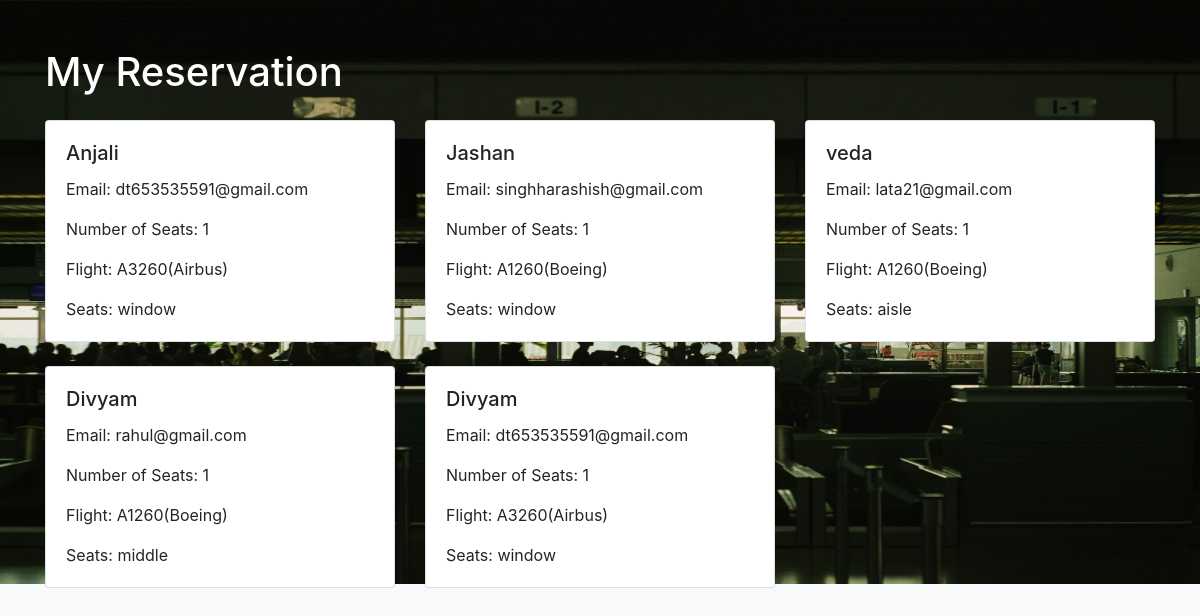
The app's page /ticket (signed in) with its own data.
### airline_management/models.py (models this page shows)
class reserve(models.Model):
    flight_id = models.ForeignKey(table,on_delete=models.CASCADE)
    user_id = models.ForeignKey(User,on_delete=models.CASCADE)
    Passenger_name=models.CharField(max_length=40)
    Email=models.CharField(max_length=40)
    Phone_number=models.CharField(max_length=40)
    Number_pass=models.CharField(max_length=40)
    Seat=models.CharField(max_length=40)
    class Meta:
        db_table = 'reserve_table'

class table(models.Model):
    Flight_name=models.CharField(max_length=40)
    Departure=models.CharField(max_length=40)
    Destination=models.CharField(max_length=40)
    Depart=models.CharField(max_length=40)
    Time=models.CharField(max_length=40)
    class Meta:
        db_table = 'flight_table'

### airline_management/views.py (the view)
# urls.py: path('ticket',views.ticket),
def ticket(request):
    data = reserve.objects.filter(user_id=request.user)
    print(data,':')
    return render(request,'ticket.html',{"data":data})

### template/ticket.html (shortened to what this page needs)
<!DOCTYPE html>
<html lang="en">
<head>
    {% load static %}
    <link href="https://stackpath.bootstrapcdn.com/bootstrap/4.5.2/css/bootstrap.min.css" rel="stylesheet">
    <link rel="stylesheet" href="{% static 'ticket.css' %}">
</head>
<body class="bg-light">
    <div class="container my-5">
        <h1 class="mb-4">My Reservation</h1>
        <div class="row">
            {% for i in data %}
            <div class="col-md-4 mb-4">
                <div class="card">
                    <div class="card-body">
                        <h5 class="card-title">{{ i.Passenger_name }}</h5>
                        <p class="card-text">Email: {{ i.Email }}</p>
                        <p class="card-text">Number of Seats: {{ i.Number_pass }}</p>
                        <p class="card-text">Flight: {{ i.flight_id.Flight_name }}</p>
                        <p class="card-text">Seats: {{ i.Seat }}</p>
                    </div>
                </div>
            </div>
            {% endfor %}
        </div>
    </div>
</body>
</html>

### static/ticket.css (style rules this page uses)
* { margin: 0px; padding: 0px; box-sizing: border-box; }
body { background-image: url(img/ticket.jpg); background-position: center; background-repeat: no-repeat; background-size: 100% 100%; height: 536px; }
h1 { color: white; }

### records on screen
reserve: Passenger_name "Anjali", Email "dt653535591@gmail.com", Number_pass "1", flight_id.Flight_name "A3260(Airbus)", Seat "window"
reserve: Passenger_name "Jashan", Email "singhharashish@gmail.com", Number_pass "1", flight_id.Flight_name "A1260(Boeing)", Seat "window"
reserve: Passenger_name "veda", Email "lata21@gmail.com", Number_pass "1", flight_id.Flight_name "A1260(Boeing)", Seat "aisle"
reserve: Passenger_name "Divyam", Email "rahul@gmail.com", Number_pass "1", flight_id.Flight_name "A1260(Boeing)", Seat "middle"
reserve: Passenger_name "Divyam", Email "dt653535591@gmail.com", Number_pass "1", flight_id.Flight_name "A3260(Airbus)", Seat "window"
